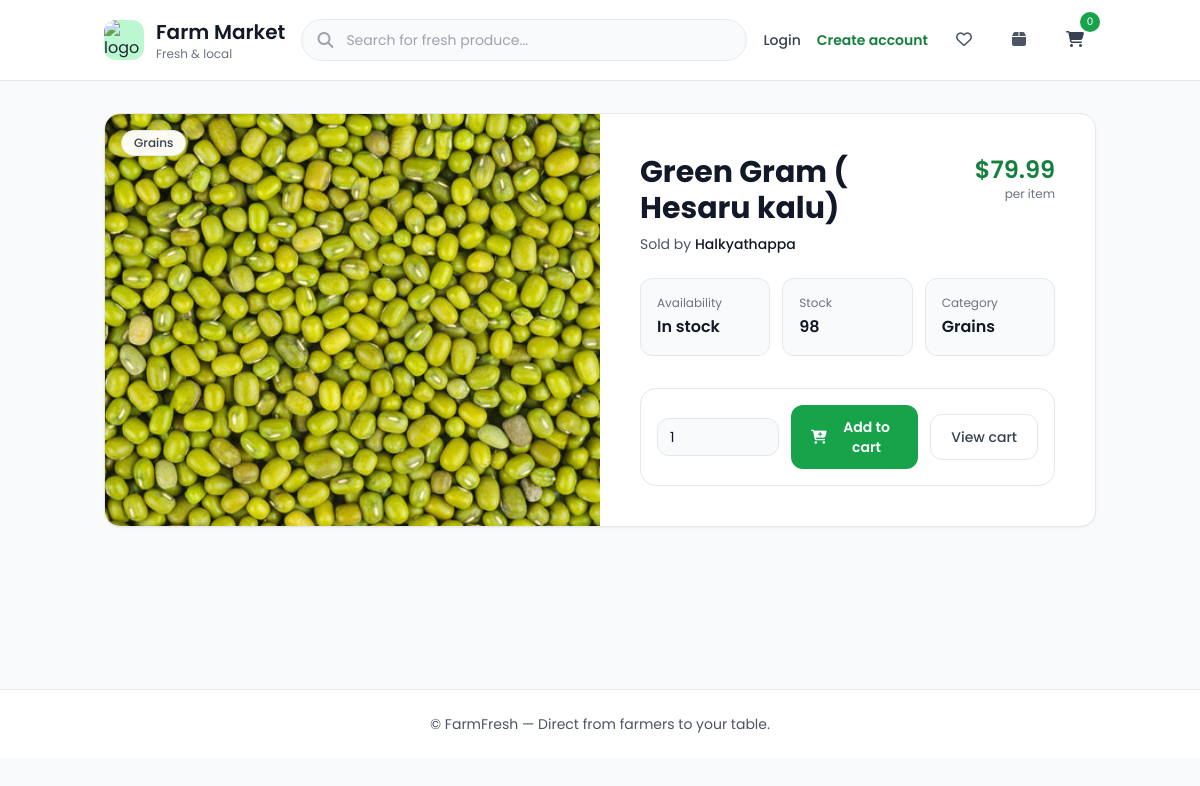
The app's page /product/green-gram-hesaru-kalu/ with its own data.
### store/models.py (models this page shows, shortened)
class Product(models.Model):
    CATEGORY_CHOICES = [
        ('Vegetables', 'Vegetables'),
        ('Fruits', 'Fruits'),
        ('Grains', 'Grains'),
        ('Dairy', 'Dairy'),
    ]
    DAIRY_SUBCATEGORY_CHOICES = [
        ('Milk', 'Milk'),
        ('Butter', 'Butter'),
        ('Ghee', 'Ghee'),
    ]
    name = models.CharField(max_length=200)
    slug = models.SlugField(max_length=220, unique=True, blank=True)
    category = models.CharField(max_length=20, choices=CATEGORY_CHOICES)
    subcategory = models.CharField(max_length=20, choices=DAIRY_SUBCATEGORY_CHOICES, blank=True)
    quantity = models.PositiveIntegerField()
    price = models.DecimalField(max_digits=10, decimal_places=2)
    image = models.ImageField(upload_to='products/', blank=True, null=True)
    farmer = models.ForeignKey(FarmerProfile, on_delete=models.CASCADE, related_name='products')
    description = models.TextField(blank=True)
    is_available = models.BooleanField(default=True)
    created_at = models.DateTimeField(auto_now_add=True)
    updated_at = models.DateTimeField(auto_now=True)
    class Meta:
        ordering = ['-created_at']

class FarmerProfile(models.Model):
    GENDER_CHOICES = [
        ('male', 'Male'),
        ('female', 'Female'),
        ('other', 'Other'),
    ]
    user = models.OneToOneField(User, on_delete=models.CASCADE, related_name='farmer_profile')
    full_name = models.CharField(max_length=255)
    village = models.CharField(max_length=255)
    address = models.TextField()
    gender = models.CharField(max_length=10, choices=GENDER_CHOICES)
    date_of_birth = models.DateField(null=True, blank=True)
    profile_photo = models.ImageField(upload_to='farmers/profiles/', blank=True, null=True)
    phone_number = models.CharField(max_length=20, blank=True)
    email = models.EmailField()
    is_verified = models.BooleanField(default=False)
    is_farmer = models.BooleanField(default=True)
    created_at = models.DateTimeField(auto_now_add=True)

### store/views.py (the view)
# urls.py: path('product/<slug:slug>/', views.product_detail, name='product_detail'),
def product_detail(request, slug):
    product = get_object_or_404(Product, slug=slug)
    is_buyer = request.user.is_authenticated and not hasattr(request.user, 'farmer_profile')
    template_name = 'store/buyer/product_detail.html' if is_buyer else 'store/product_detail.html'
    return render(request, template_name, {'product': product})

### store/context_processors.py (called while the page is built, shortened)
def cart_summary(request):
    cart = None
    if getattr(request, 'user', None) and request.user.is_authenticated:
        cart = Cart.objects.filter(user=request.user).first()
    else:
        cart_id = request.session.get('cart_id')
        if cart_id:
            cart = Cart.objects.filter(pk=cart_id).first()
    if not cart:
        return {'cart_count': 0, 'cart_total': '0.00'}
    count = sum(item.quantity for item in cart.items.all())
    return {'cart_count': count, 'cart_total': f"{cart.total_price():.2f}"}

def notifications_summary(request):
    user = getattr(request, 'user', None)
    if not user or not user.is_authenticated:
        return {'farmer_unread_notifications_count': 0}

def buyer_notifications_summary(request):
    user = getattr(request, 'user', None)
    if not user or not user.is_authenticated:
        return {
            'buyer_unread_notifications_count': 0,
            'buyer_notifications': [],
        }

def buyer_order_summary(request):
    user = getattr(request, 'user', None)
    if not user or not user.is_authenticated:
        return {
            'buyer_order_total': 0,
            'buyer_order_pending': 0,
            'buyer_order_approved': 0,
            'buyer_order_rejected': 0,
        }

def buyer_settings_summary(request):
    user = getattr(request, 'user', None)
    if not user or not user.is_authenticated:
        from .models import BuyerSettings
        default_settings = BuyerSettings(theme='light')
        return {
            'buyer_theme': 'light',
            'buyer_settings': default_settings,
        }

### templates/store/product_detail.html (shortened to what this page needs)
{% extends 'base.html' %}
{% block content %}
  <section class="max-w-6xl mx-auto">
    <div class="rounded-2xl border border-gray-200 bg-white shadow-sm overflow-hidden">
      <div class="grid grid-cols-1 lg:grid-cols-2">
        <div class="bg-gray-50">
          <div class="relative aspect-[4/3] lg:aspect-auto lg:h-full overflow-hidden">
            {% if product.image %}
              <img
                src="{{ product.image.url }}"
                alt="{{ product.name }}"
                loading="lazy"
                class="h-full w-full object-cover"
              />
            {% else %}
              <div class="h-full w-full flex items-center justify-center text-gray-400">No image</div>
            {% endif %}
            <div class="absolute top-4 left-4 flex flex-wrap gap-2">
              <span class="rounded-full bg-white/95 backdrop-blur px-3 py-1 text-xs font-medium text-gray-700 border border-gray-200">{{ product.category }}</span>
            </div>
          </div>
        </div>
        <div class="p-6 lg:p-10">
          <div class="flex items-start justify-between gap-4">
            <div class="min-w-0">
              <h1 class="text-2xl lg:text-3xl font-bold text-gray-900">{{ product.name }}</h1>
              <p class="mt-2 text-sm text-gray-600">
                Sold by
                <span class="font-medium text-gray-900">{{ product.farmer.user.get_full_name|default:product.farmer.user.username }}</span>
              </p>
            </div>
            <div class="text-right shrink-0">
              <div class="text-2xl font-semibold text-green-700">${{ product.price }}</div>
              <div class="text-xs text-gray-500">per item</div>
            </div>
          </div>
          <div class="mt-6 grid grid-cols-1 sm:grid-cols-3 gap-3">
            <div class="rounded-xl border border-gray-200 bg-gray-50 p-4">
              <p class="text-xs text-gray-500">Availability</p>
              <p class="mt-1 font-semibold text-gray-900">
                {% if product.is_available and product.quantity %}
                  In stock
                {% else %}
                  Unavailable
                {% endif %}
              </p>
            </div>
            <div class="rounded-xl border border-gray-200 bg-gray-50 p-4">
              <p class="text-xs text-gray-500">Stock</p>
              <p class="mt-1 font-semibold text-gray-900">
                {% if product.is_available and product.quantity %}
                  {{ product.quantity }}
                {% else %}
                  —
                {% endif %}
              </p>
            </div>
            <div class="rounded-xl border border-gray-200 bg-gray-50 p-4">
              <p class="text-xs text-gray-500">Category</p>
              <p class="mt-1 font-semibold text-gray-900">{{ product.category }}</p>
            </div>
          </div>
          <div class="mt-8 rounded-2xl border border-gray-200 bg-white p-4">
            <div class="flex flex-col sm:flex-row sm:items-center gap-3">
              <div class="flex items-center rounded-xl border border-gray-200 bg-gray-50 px-3 py-2">
                <input
                  type="number"
                  min="1"
                  value="1"
                  class="w-24 bg-transparent text-sm outline-none text-gray-900"
                  id="qty-product-{{ product.id }}"
                />
              </div>
              <button
                class="add-to-cart-btn inline-flex flex-1 items-center justify-center gap-2 rounded-xl bg-green-600 px-5 py-3 text-sm font-semibold text-white transition hover:bg-green-700 disabled:opacity-60 disabled:cursor-not-allowed"
                data-product-id="{{ product.id }}"
                data-quantity-input-id="qty-product-{{ product.id }}"
              >
                <i class="fa-solid fa-cart-plus"></i>
                Add to cart
              </button>
              <a
                href="{% url 'store:view_cart' %}"
                class="inline-flex items-center justify-center rounded-xl border border-gray-200 px-5 py-3 text-sm font-medium text-gray-700 hover:bg-gray-50"
              >
                View cart
              </a>
            </div>
          </div>
        </div>
      </div>
    </div>
  </section>
{% endblock %}

### static/css/styles.css (style rules this page uses)
body { -webkit-font-smoothing: antialiased; -moz-osx-font-smoothing: grayscale; }

### templates/base.html (style rules this page uses)
body { font-family: 'Poppins', sans-serif; }

### records on screen
Product: image (picture), category "Grains", name "Green Gram ( Hesaru kalu)", farmer.user.get_full_name "Halkyathappa", price "79.99", quantity "98"

### other values on screen
{{ cart_count }} "0"
